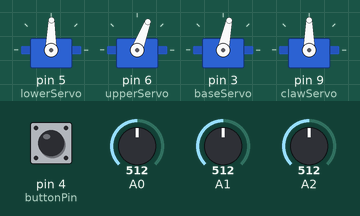
Recording of a sketch running on a simulated Arduino Uno, built with avr-gcc and run on an emulated ATmega328P. On the bench: 4 × servo. The test bench sets the inputs (shaded band); at power-on: A0 = 512, A2 = 512, A1 = 512, pin 4 (buttonPin) HIGH.

Above: at 1.2 s.
1.3 s: A0 set to 716
At 2.2 s:
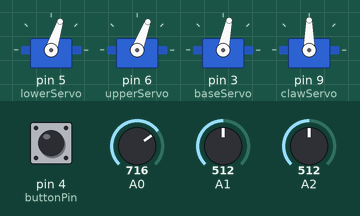
2.8 s: A2 set to 716
At 3.3 s:
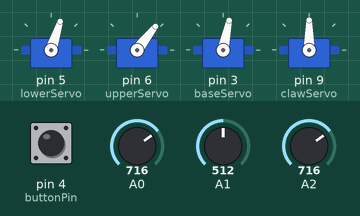
4.3 s: A1 set to 306
At 5.5 s:
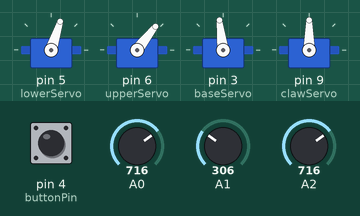
5.8 s: pin 4 (buttonPin) pulled LOW for 0.15 s
At 6.3 s:
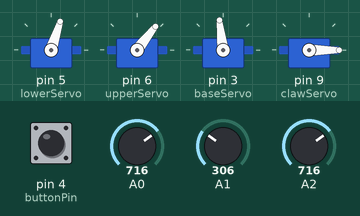
7.4 s: A1 set to 125
At 8.0 s:
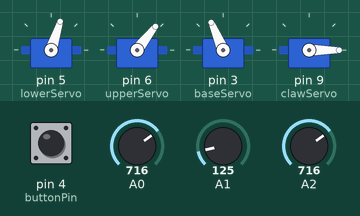
8.9 s: A0 set to 900
At 9.2 s:
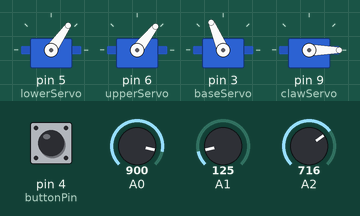
Timing chart, 0 to 11.4 s (numbered marks = the images above; inputs shaded):
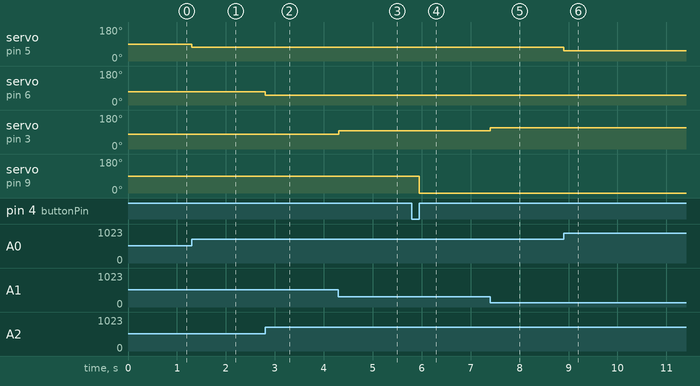

The sketch:

KIN_FORWARD_JOYSTK.ino
```cpp
#include <Servo.h>

Servo lowerServo;
Servo upperServo;
Servo baseServo;
Servo clawServo;

int lowerPos = 90;
int upperPos = 90;
int basePos = 90;
int clawPos = 90;

int lowerAdj = 0;
int upperAdj = -20;
int baseAdj = -11;

int lowerMax = 135;
int lowerMin = 45;
int upperMax = 135;
int upperMin = 45;
int baseMax = 135;
int baseMin = 45;

int buttonPin = 4;


unsigned long lastTime = 0;
unsigned long debounce = 300UL;
int state = HIGH;
int reading;
int previous = LOW;


void setup() {
  lowerServo.attach(5);
  upperServo.attach(6);
  baseServo.attach(3);
  clawServo.attach(9);

  lowerServo.write(lowerPos);
  upperServo.write(upperPos);
  baseServo.write(basePos);

  pinMode(buttonPin, INPUT_PULLUP);
  Serial.begin(9600);

}

void loop() {

  int lowerPos = map(analogRead(A0), 1023, 0, lowerMin, lowerMax); // UP=0     DOWN=1023
  int basePos = map(analogRead(A1), 1023, 0, upperMin, upperMax); // RIGHT=0  LEFT=1023
  int upperPos = map(analogRead(A2), 1023, 0, baseMin, baseMax); // UP=0     DOWN=1023


  reading = digitalRead(buttonPin);

  if (reading == HIGH && previous == LOW && millis() - lastTime > debounce)
  {
    if (state == HIGH){
      clawServo.write(0);
      state = LOW;
    }else{
      clawServo.write(80);
      state = HIGH;
    }
    lastTime = millis();
  }

  previous = reading;

  lowerServo.write(lowerPos + lowerAdj);
  upperServo.write(upperPos + upperAdj);
  baseServo.write(basePos + baseAdj);

}
```

Measured:
- after the input at 1.3 s, servo on pin 5 (lowerServo): 89° → 72° at once
- after the input at 2.8 s, servo on pin 6 (upperServo): 69° → 52° at once
- after the input at 4.3 s, servo on pin 3 (baseServo): 78° → 97° at once
- after the input at 5.8 s, servo on pin 9 (clawServo): 90° → 0° after 0.15 s
- after the input at 7.4 s, servo on pin 3 (baseServo): 97° → 113° at once
- after the input at 8.9 s, servo on pin 5 (lowerServo): 72° → 55° at once
